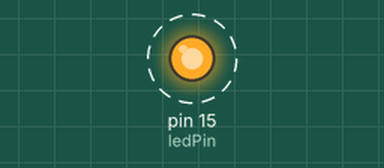
Bench run of a sketch on a simulated Arduino Uno, built with avr-gcc and run on an emulated ATmega328P. Shown: output pins drawn as LEDs (lit = HIGH). Dashed ring = blinking.

Above: at 0.5 s.
Timing chart, 0 to 4.6 s (numbered marks = the images above):
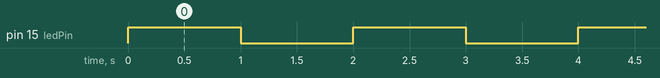

Measured:
- by itself, pin 15 (ledPin): alternates HIGH for 1.0 s and LOW for 1.0 s

The sketch:

hello_led.ino.ino
```cpp
#define ledPin 15

void setup() {
  // put your setup code here, to run once:
  pinMode(ledPin, OUTPUT);
}

void loop() {
  // put your main code here, to run repeatedly:
  digitalWrite(ledPin, HIGH);
  delay(1000);
  digitalWrite(ledPin, LOW);
  delay(1000);
}
```
